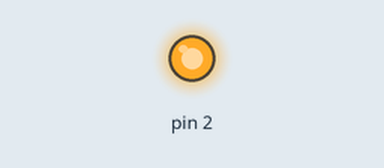
Simulated run of this sketch. Board: Arduino Uno, built with avr-gcc and run on an emulated ATmega328P. On the bench: output pins drawn as LEDs (lit = HIGH).

Above: at 0.1 s.
Timing chart, 0 to 1.6 s (numbered marks = the images above):
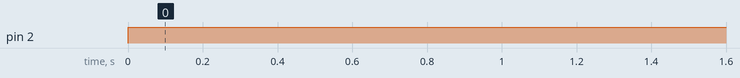

Measured:
- by itself, pin 2: LOW → HIGH at 0.00 s

The sketch:

landing_lights_without_delay.ino
```cpp
/* Landing lights without delay

The aim is to make a series of LED's (connected to the digital pins)
turn on then off in a specified order without using the delay button.
This means other code can be run while the landing lughts are running.

The circuit:

LEDs attached from pins 2 - 7 to ground.

Created 2012
by Chris Atherton

With thanks to David A. Mellis and Paul Stoffregen who gave me the
inspiration for this sketch.


This is example code and for the public domain.
*/

//There are no contants at the moment

//Variables to change
int ledPin = 2;
int ledState = LOW;  //led state used to set the LED
long previousMillis = 0; //Will store last time LED was updated

//The following variable is a long becaused the time, measured in miliseconds
//will quickly become a big number that can't be stored in an int
long interval = 1500;  //interval at which to blink

void setup (){
  //set the digital pin as output:
  pinMode(ledPin, OUTPUT);
}

void loop(){
  //This is where you put the code that need to run all the time

  //check to see if it's time to blink the next led.  If the
  //difference between the current time and the last time the
  //LED blinked is bigger than the interval at which you want
  //to blink the LED
  unsigned long currentMillis = millis();

  //if(currentMillis - previousMillis > interval) {
    //save the last time you blinked the LED
    //previousMillis = currentMillis;

   //if the LED is off turn it on and visa versa
   // if (ledState == LOW)
    //  ledState = HIGH;
   // else
   //   ledState = LOW;
   //
  //  if (ledPin == 8)
   //   ledPin = 2;

      // Set the LED with the ledSate of the variable:
   for(ledPin = 2; ledPin <= 7; ledPin++){
       if(currentMillis - previousMillis > interval)
    //save the last time you blinked the LED
          previousMillis = currentMillis;
       if (ledState == LOW)
          ledState = HIGH;
       else
          ledState = LOW;

        digitalWrite(ledPin, ledState);
      }
  if (ledPin == 8){
          ledPin = 2;
  }
}
```
